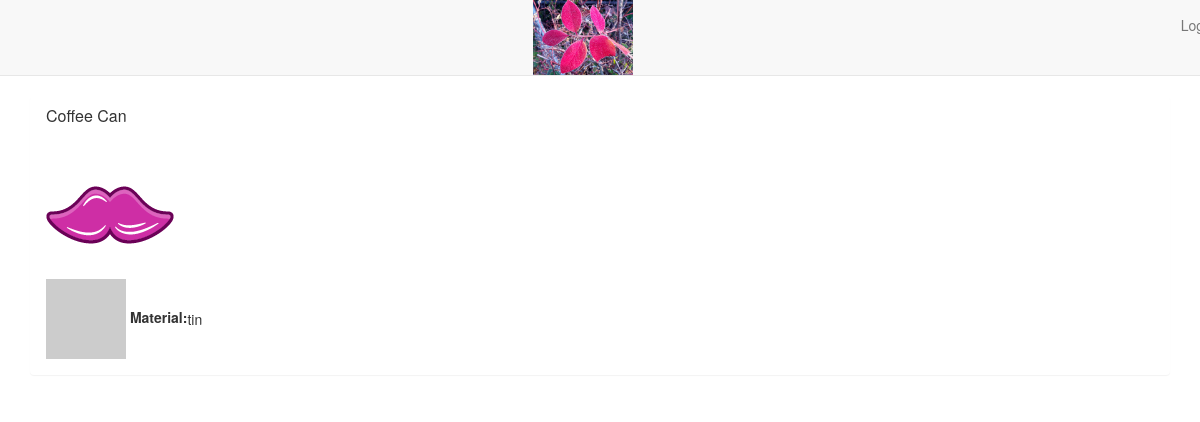
/1/, run on the app's committed database.
### main_app/models.py (models this page shows, shortened)
class Treasure(models.Model):
	user = models.ForeignKey(User)
	name = models.CharField(max_length=100)
	value = models.DecimalField(max_digits=10, decimal_places=2)
	material = models.CharField(max_length=100)
	location = models.CharField(max_length=100)
	image = models.ImageField(upload_to='treasure_images',
							  default='media/default.png')
	likes = models.IntegerField(default=0)

### main_app/views.py (the view)
# urls.py: url(r'^([0-9]+)/$', views.detail, name = 'detail'),
def detail(request, treasure_id):
	treasure = Treasure.objects.get(id=treasure_id)
	return render(request, 'detail.html', {'treasure': treasure})

### main_app/templates/detail.html
{% extends 'base.html' %}
{% load staticfiles %}
{% block content %}
	<div class="treasure panel panel-defaul">
		<div class="panel-heading">
			<h3 class="panel-title">{{ treasure.name }}	</h3>
		</div>
		<div class="panel-body">
			<div class="treasure=photo-detail">
				<img src="{{ treasure.image.url }}">
			</div>
			<table class="treasure-table">
				<tr>
					<th>
						<img src="http://lorempixel.com/80/80">
						Material:
					</th>
					<td>{{ treasure.material }}</td>
				</tr>
			</table>
		</div>
	</div>
{% endblock %}

### data on the page
Treasure: name "Coffee Can", image (placeholder picture), material "tin"
